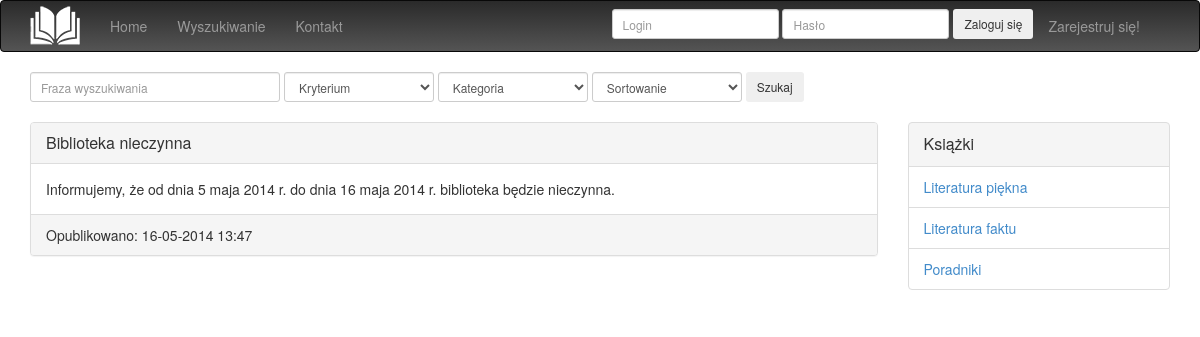
The page / on the database its author committed.
### bibliotheca/models.py (models this page shows, shortened)
class News(models.Model):
    title = models.CharField(max_length=255)
    creation_date = models.DateTimeField('Data utworzenia')
    modification_date = models.DateTimeField('Data modyfikacji', null=True, blank=True)
    text_body = models.TextField()

class Categories(models.Model):
    name = models.CharField(max_length=255)
    top_category = models.ForeignKey('self', null=True, blank=True)

### bibliotheca/views.py (the view)
# urls.py: url(r'^$', views.NewsView.as_view(), name='index'),
class NewsView(View):
    template = 'news.html'
    def get(self, request, *args, **kwargs):
        latest_news = News.objects.order_by('-creation_date')
        context = {
            'latest_news' : latest_news
        }
        return render(request,self.template, context)

### bibliotheca/templatetags/categories.py (called while the page is built)
@register.inclusion_tag('cat_menu.html')
def get_main_categories():
    main = Categories.objects.get(name='Książki')
    cats = Categories.objects.filter(top_category_id=main.id)
    return {'cats' : cats}

### templates/news.html (shortened to what this page needs)
{% extends "base.html" %}
{% block content %}
    {%  if latest_news %}
        {%  for news in latest_news %}
    <div class="panel panel-default">
		<div class="panel-heading">
			<h1 class="panel-title" style="display: inline;">{{ news.title }}</h1>
		</div>
		<div class="panel-body">
			{{ news.text_body }}
		</div>
		<div class="panel-footer">
			Opublikowano: {{ news.creation_date|date:"d-m-Y H:i" }} {% if news.modification_date %}, ostatnia modyfikacja: {{ news.modification_date|date:"d-m-Y H:i" }} {% endif %}
		</div>
	</div>
        {% endfor %}
    {% else %}
        <h2>Brak wiadomości.</h2>
    {% endif %}
{% endblock %}

### templates/cat_menu.html
<ul class="list-group panel-default">
    <li class="panel-heading list-group-item"><p class="panel-title">Książki</p></li>
    {% for cat in cats %}
        <li class="list-group-item"><a href="/category/{{ cat.id }}">{{ cat.name }}</a></li>
    {% endfor %}
</ul>

### rows shown on the page
News: title "Biblioteka nieczynna", text_body "Informujemy, że od dnia 5 maja 2014 r. do dnia 16 maja 2014 r. biblioteka będzie nieczynna.", creation_date "16-05-2014 13:47"
Categories: name "Literatura piękna"
Categories: name "Literatura faktu"
Categories: name "Poradniki"
